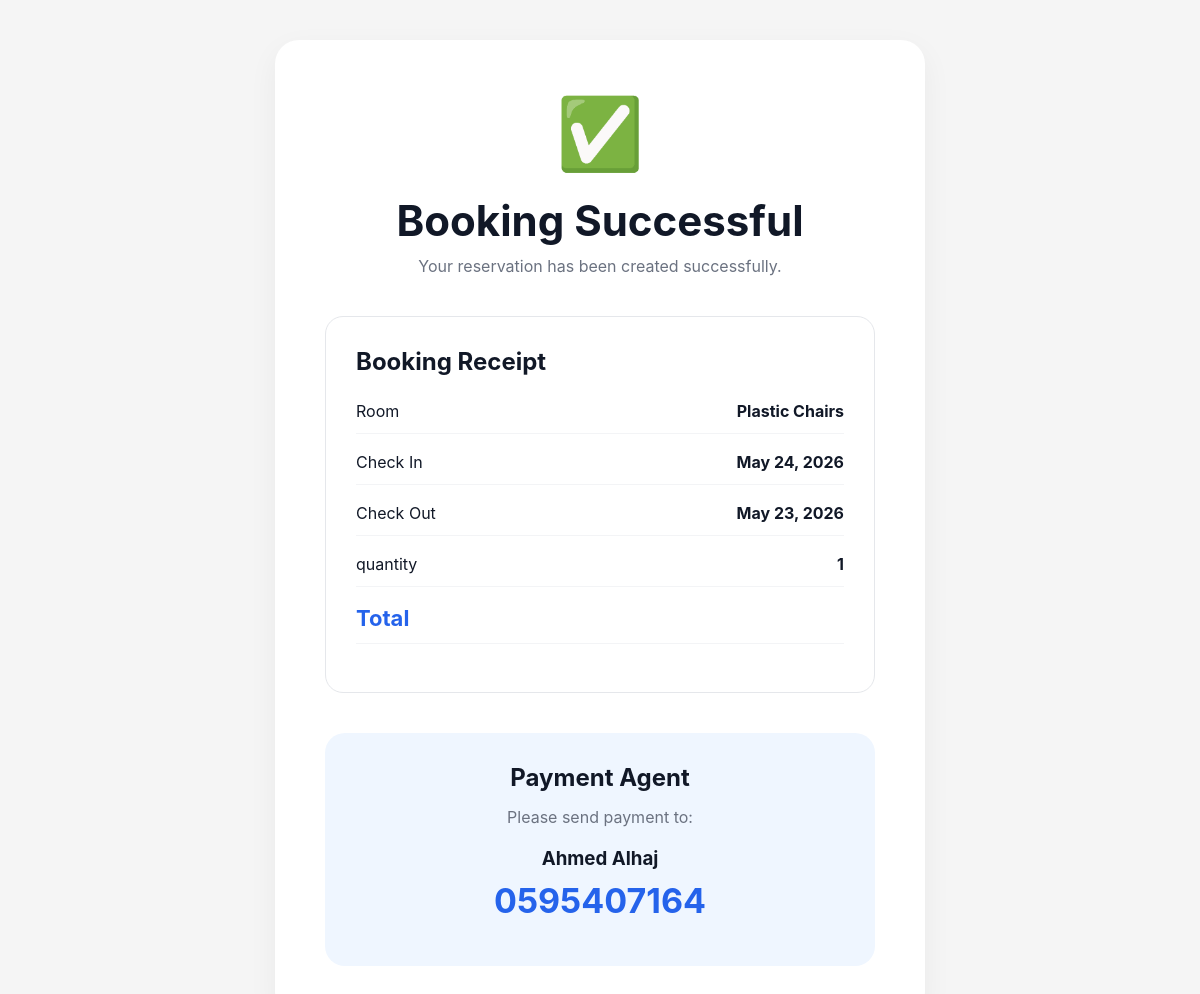
Page /rentals/rent_success/1/ on the committed database.
### rent_booking/models.py (models this page shows, shortened)
class Renting(models.Model):
    STATUS_CHOICES = (
        ('pending', 'Pending'),
        ('confirmed', 'Confirmed'),
        ('cancelled', 'Cancelled'),
    )
    user = models.ForeignKey(
        User,
        on_delete=models.CASCADE
    )
    rent = models.ForeignKey(
        Rental,
        on_delete=models.CASCADE
    )
    item = models.CharField(
        max_length=20,
       null=True
    )
    destination = models.CharField(
        max_length=100,
        null=True
    )
    price = models.DecimalField(
        max_digits=10,
        decimal_places=2,
        null=True
    )
    total_price = models.DecimalField(
        max_digits=10,
        decimal_places=2,
        null=True
    )
    check_in = models.DateField()
    check_out = models.DateField()
    quantity = models.IntegerField(null=True, default=1)
    status = models.CharField(
        max_length=20,
        choices=STATUS_CHOICES,
        default='pending'
    )
    created_at = models.DateTimeField(
        auto_now_add=True
    )
    agent_name=models.CharField(max_length=100,default='Ahmed Alhaj')
    agent_number=models.CharField(max_length=10,default='0595407164')
    customer_number=models.CharField(max_length=10,null=True)

### rent_booking/views.py (the view)
# urls.py: path('rent_success/<int:rent_id>/', rent_success, name='rent_success'),
def rent_success(request, rent_id):
    rent = get_object_or_404(
        Renting,
        id=rent_id
    )
    return render(
        request,
        'rentals/rent_succes.html',
        {
            'renting': rent
        }
    )

### templates/rentals/rent_succes.html (shortened to what this page needs)
{% load static %}
<!DOCTYPE html>
<html lang="en">
<head>
    <link rel="stylesheet"
          href="{% static 'css/style.css' %}">
</head>
<body>
<section class="success-section">
    <div class="success-card">
        <div class="success-icon">
            ✅
        </div>
        <h1>
            Booking Successful
        </h1>
        <p class="success-text">
            Your reservation has been created successfully.
        </p>
        <div class="receipt-box">
            <h2>Booking Receipt</h2>
            <div class="receipt-item">
                <span>Room</span>
                <strong>{{ renting.item }}</strong>
            </div>
            <div class="receipt-item">
                <span>Check In</span>
                <strong>{{ renting.check_in }}</strong>
            </div>
            <div class="receipt-item">
                <span>Check Out</span>
                <strong>{{ renting.check_out }}</strong>
            </div>
              {% if renting.quantity %}
            <div class="receipt-item">
                <span>quantity</span>
                <strong>{{ renting.quantity }}</strong>
            </div>
            {% endif %}
            <div class="receipt-item total">
                <span>Total</span>
            </div>
        </div>
        <div class="payment-box">
            <h2>
                Payment Agent
            </h2>
            <p>
                Please send payment to:
            </p>
            <h3>
                {{ renting.agent_name }}
            </h3>
            <h2 class="agent-number">
                {{ renting.agent_number }}
            </h2>
        </div>
    </div>
</section>
</body>
</html>

### static/css/style.css (style rules this page uses)
* { margin: 0; padding: 0; box-sizing: border-box; font-family: 'Inter', sans-serif; text-decoration: none; }
body { background: #f5f5f5; color: #111827; }
.success-section { width: 100%; min-height: 100vh; display: flex; justify-content: center; align-items: center; padding: 40px; background: #f5f5f5; }
.success-card { width: 100%; max-width: 650px; background: white; padding: 50px; border-radius: 24px; box-shadow: 0 10px 30px rgba(0, 0, 0, 0.05); text-align: center; }
.success-icon { font-size: 70px; margin-bottom: 20px; }
.success-card h1 { font-size: 42px; margin-bottom: 10px; }
.success-text { color: #6b7280; margin-bottom: 40px; }
.receipt-box { text-align: left; margin-bottom: 40px; border: 1px solid #e5e7eb; border-radius: 18px; padding: 30px; }
.receipt-box h2 { margin-bottom: 25px; }
.receipt-item { display: flex; justify-content: space-between; margin-bottom: 18px; padding-bottom: 12px; border-bottom: 1px solid #f3f4f6; }
.total { font-size: 22px; font-weight: bold; color: #2563eb; }
.payment-box { background: #eff6ff; padding: 30px; border-radius: 20px; }
.payment-box h2 { margin-bottom: 15px; }
.payment-box p { color: #6b7280; margin-bottom: 20px; }
.agent-number { color: #2563eb; font-size: 34px; margin-top: 10px; }

### rows in the picture
Renting: item "Plastic Chairs", check_in "May 24, 2026", check_out "May 23, 2026", quantity "1", agent_name "Ahmed Alhaj", agent_number "0595407164"
